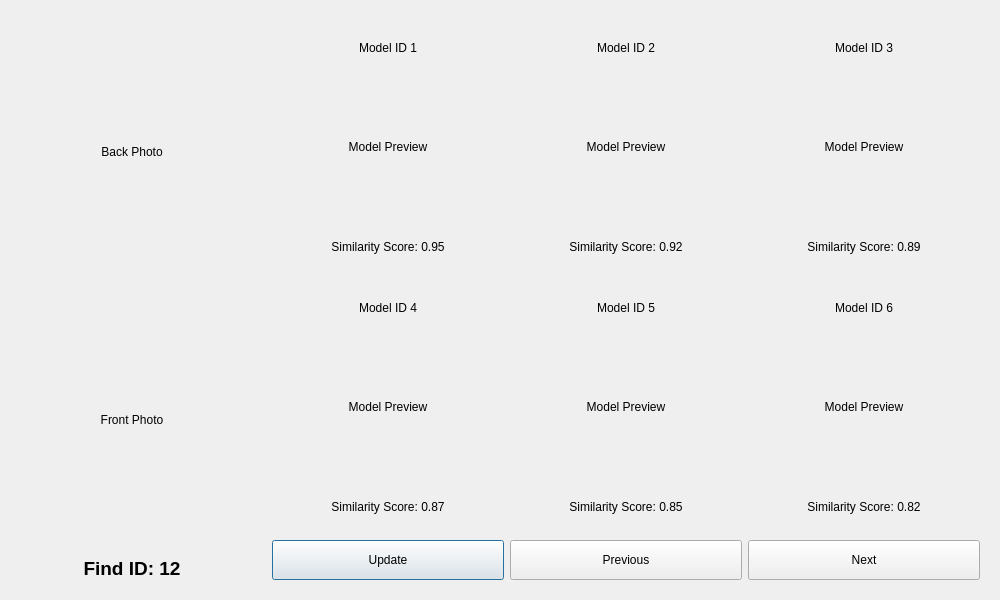
<?xml version="1.0" encoding="UTF-8"?>
<ui version="4.0">
  <class>EditMatchingWindow</class>
  <widget class="QDialog" name="EditMatchingWindow">
    <property name="geometry">
      <rect>
        <x>0</x>
        <y>0</y>
        <width>1000</width>
        <height>600</height>
      </rect>
    </property>
    <property name="windowTitle">
      <string>Edit Matching</string>
    </property>
    <layout class="QHBoxLayout" name="main_layout" stretch="1,3">
      <property name="spacing">
        <number>10</number>
      </property>
      <item>
        <widget class="QFrame" name="find_frame">
          <layout class="QVBoxLayout" name="verticalLayout" stretch="1,1,0">
            <item>
              <widget class="QLabel" name="findbackphoto_v">
                <property name="minimumSize">
                  <size>
                    <width>200</width>
                    <height>200</height>
                  </size>
                </property>
                <property name="text">
                  <string>Back Photo</string>
                </property>
                <property name="alignment">
                  <set>Qt::AlignCenter</set>
                </property>
              </widget>
            </item>

            <item>
              <widget class="QLabel" name="findfrontphoto_v">
                <property name="minimumSize">
                  <size>
                    <width>200</width>
                    <height>200</height>
                  </size>
                </property>
                <property name="text">
                  <string>Front Photo</string>
                </property>
                <property name="alignment">
                  <set>Qt::AlignCenter</set>
                </property>
              </widget>
            </item>
            <item>
              <widget class="QLabel" name="findid_v">
                <property name="text">
                  <string>Find ID: 12</string>
                </property>
                <property name="font">
                  <font>
                    <pointsize>14</pointsize>
                    <weight>75</weight>
                    <bold>true</bold>
                  </font>
                </property>
                <property name="alignment">
                  <set>Qt::AlignCenter</set>
                </property>
              </widget>
            </item>
          </layout>
        </widget>
      </item>
      <item>
        <widget class="QFrame" name="models_frame">
          <layout class="QVBoxLayout" name="verticalLayout_2">
            <item>
              <layout class="QGridLayout" name="model_grid">
                <item row="0" column="0">
                  <widget class="QFrame" name="checkmodel1">
                    <layout class="QGridLayout" name="gridLayout_2">
                      <item row="0" column="0">
                        <widget class="QLabel" name="model_id1">
                          <property name="text">
                            <string>Model ID 1</string>
                          </property>
                          <property name="alignment">
                            <set>Qt::AlignCenter</set>
                          </property>
                        </widget>
                      </item>
                      <item row="1" column="0">
                        <widget class="QLabel" name="model1">
                          <property name="minimumSize">
                            <size>
                              <width>150</width>
                              <height>150</height>
                            </size>
                          </property>
                          <property name="text">
                            <string>Model Preview</string>
                          </property>
                          <property name="alignment">
                            <set>Qt::AlignCenter</set>
                          </property>
                        </widget>
                      </item>
                      <item row="2" column="0">
                        <widget class="QLabel" name="similarity_score1">
                          <property name="text">
                            <string>Similarity Score: 0.95</string>
                          </property>
                          <property name="alignment">
                            <set>Qt::AlignCenter</set>
                          </property>
                        </widget>
                      </item>
                    </layout>
                  </widget>
                </item>
                <item row="0" column="1">
                  <widget class="QFrame" name="checkmodel2">
                    <layout class="QGridLayout" name="gridLayout_3">
                      <item row="0" column="0">
                        <widget class="QLabel" name="model_id2">
                          <property name="text">
                            <string>Model ID 2</string>
                          </property>
                          <property name="alignment">
                            <set>Qt::AlignCenter</set>
                          </property>
                        </widget>
                      </item>
                      <item row="1" column="0">
                        <widget class="QLabel" name="model2">
                          <property name="minimumSize">
                            <size>
                              <width>150</width>
                              <height>150</height>
                            </size>
                          </property>
                          <property name="text">
                            <string>Model Preview</string>
                          </property>
                          <property name="alignment">
                            <set>Qt::AlignCenter</set>
                          </property>
                        </widget>
                      </item>
                      <item row="2" column="0">
                        <widget class="QLabel" name="similarity_score2">
                          <property name="text">
                            <string>Similarity Score: 0.92</string>
                          </property>
                          <property name="alignment">
                            <set>Qt::AlignCenter</set>
                          </property>
                        </widget>
                      </item>
                    </layout>
                  </widget>
                </item>
                <item row="0" column="2">
                  <widget class="QFrame" name="checkmodel3">
                    <layout class="QGridLayout" name="gridLayout_4">
                      <item row="0" column="0">
                        <widget class="QLabel" name="model_id3">
                          <property name="text">
                            <string>Model ID 3</string>
                          </property>
                          <property name="alignment">
                            <set>Qt::AlignCenter</set>
                          </property>
                        </widget>
                      </item>
                      <item row="1" column="0">
                        <widget class="QLabel" name="model3">
                          <property name="minimumSize">
                            <size>
                              <width>150</width>
                              <height>150</height>
                            </size>
                          </property>
                          <property name="text">
                            <string>Model Preview</string>
                          </property>
                          <property name="alignment">
                            <set>Qt::AlignCenter</set>
                          </property>
                        </widget>
                      </item>
                      <item row="2" column="0">
                        <widget class="QLabel" name="similarity_score3">
                          <property name="text">
                            <string>Similarity Score: 0.89</string>
                          </property>
                          <property name="alignment">
                            <set>Qt::AlignCenter</set>
                          </property>
                        </widget>
                      </item>
                    </layout>
                  </widget>
                </item>
                <item row="1" column="0">
                  <widget class="QFrame" name="checkmodel4">
                    <layout class="QGridLayout" name="gridLayout_5">
                      <item row="0" column="0">
                        <widget class="QLabel" name="model_id4">
                          <property name="text">
                            <string>Model ID 4</string>
                          </property>
                          <property name="alignment">
                            <set>Qt::AlignCenter</set>
                          </property>
                        </widget>
                      </item>
                      <item row="1" column="0">
                        <widget class="QLabel" name="model4">
                          <property name="minimumSize">
                            <size>
                              <width>150</width>
                              <height>150</height>
                            </size>
                          </property>
                          <property name="text">
                            <string>Model Preview</string>
                          </property>
                          <property name="alignment">
                            <set>Qt::AlignCenter</set>
                          </property>
                        </widget>
                      </item>
                      <item row="2" column="0">
                        <widget class="QLabel" name="similarity_score4">
                          <property name="text">
                            <string>Similarity Score: 0.87</string>
                          </property>
                          <property name="alignment">
                            <set>Qt::AlignCenter</set>
                          </property>
                        </widget>
                      </item>
                    </layout>
                  </widget>
                </item>
                <item row="1" column="1">
                  <widget class="QFrame" name="checkmodel5">
                    <layout class="QGridLayout" name="gridLayout_6">
                      <item row="0" column="0">
                        <widget class="QLabel" name="model_id5">
                          <property name="text">
                            <string>Model ID 5</string>
                          </property>
                          <property name="alignment">
                            <set>Qt::AlignCenter</set>
                          </property>
                        </widget>
                      </item>
                      <item row="1" column="0">
                        <widget class="QLabel" name="model5">
                          <property name="minimumSize">
                            <size>
                              <width>150</width>
                              <height>150</height>
                            </size>
                          </property>
                          <property name="text">
                            <string>Model Preview</string>
                          </property>
                          <property name="alignment">
                            <set>Qt::AlignCenter</set>
                          </property>
                        </widget>
                      </item>
                      <item row="2" column="0">
                        <widget class="QLabel" name="similarity_score5">
                          <property name="text">
                            <string>Similarity Score: 0.85</string>
                          </property>
                          <property name="alignment">
                            <set>Qt::AlignCenter</set>
                          </property>
                        </widget>
                      </item>
                    </layout>
                  </widget>
                </item>
                <item row="1" column="2">
                  <widget class="QFrame" name="checkmodel6">
                    <layout class="QGridLayout" name="gridLayout_7">
                      <item row="0" column="0">
                        <widget class="QLabel" name="model_id6">
                          <property name="text">
                            <string>Model ID 6</string>
                          </property>
                          <property name="alignment">
                            <set>Qt::AlignCenter</set>
                          </property>
                        </widget>
                      </item>
                      <item row="1" column="0">
                        <widget class="QLabel" name="model6">
                          <property name="minimumSize">
                            <size>
                              <width>150</width>
                              <height>150</height>
                            </size>
                          </property>
                          <property name="text">
                            <string>Model Preview</string>
                          </property>
                          <property name="alignment">
                            <set>Qt::AlignCenter</set>
                          </property>
                        </widget>
                      </item>
                      <item row="2" column="0">
                        <widget class="QLabel" name="similarity_score6">
                          <property name="text">
                            <string>Similarity Score: 0.82</string>
                          </property>
                          <property name="alignment">
                            <set>Qt::AlignCenter</set>
                          </property>
                        </widget>
                      </item>
                    </layout>
                  </widget>
                </item>
              </layout>
            </item>
            <item>
              <layout class="QHBoxLayout" name="model_buttons">
                <item>
                  <widget class="QPushButton" name="update_button">
                    <property name="text">
                      <string>Update</string>
                    </property>
                    <property name="minimumSize">
                      <size>
                        <width>100</width>
                        <height>40</height>
                      </size>
                    </property>
                  </widget>
                </item>
                <item>
                  <widget class="QPushButton" name="previous_button">
                    <property name="text">
                      <string>Previous</string>
                    </property>
                    <property name="minimumSize">
                      <size>
                        <width>100</width>
                        <height>40</height>
                      </size>
                    </property>
                  </widget>
                </item>
                <item>
                  <widget class="QPushButton" name="next_button">
                    <property name="text">
                      <string>Next</string>
                    </property>
                    <property name="minimumSize">
                      <size>
                        <width>100</width>
                        <height>40</height>
                      </size>
                    </property>
                  </widget>
                </item>
              </layout>
            </item>
          </layout>
        </widget>
      </item>
    </layout>
  </widget>
  <resources/>
  <connections/>
</ui>
